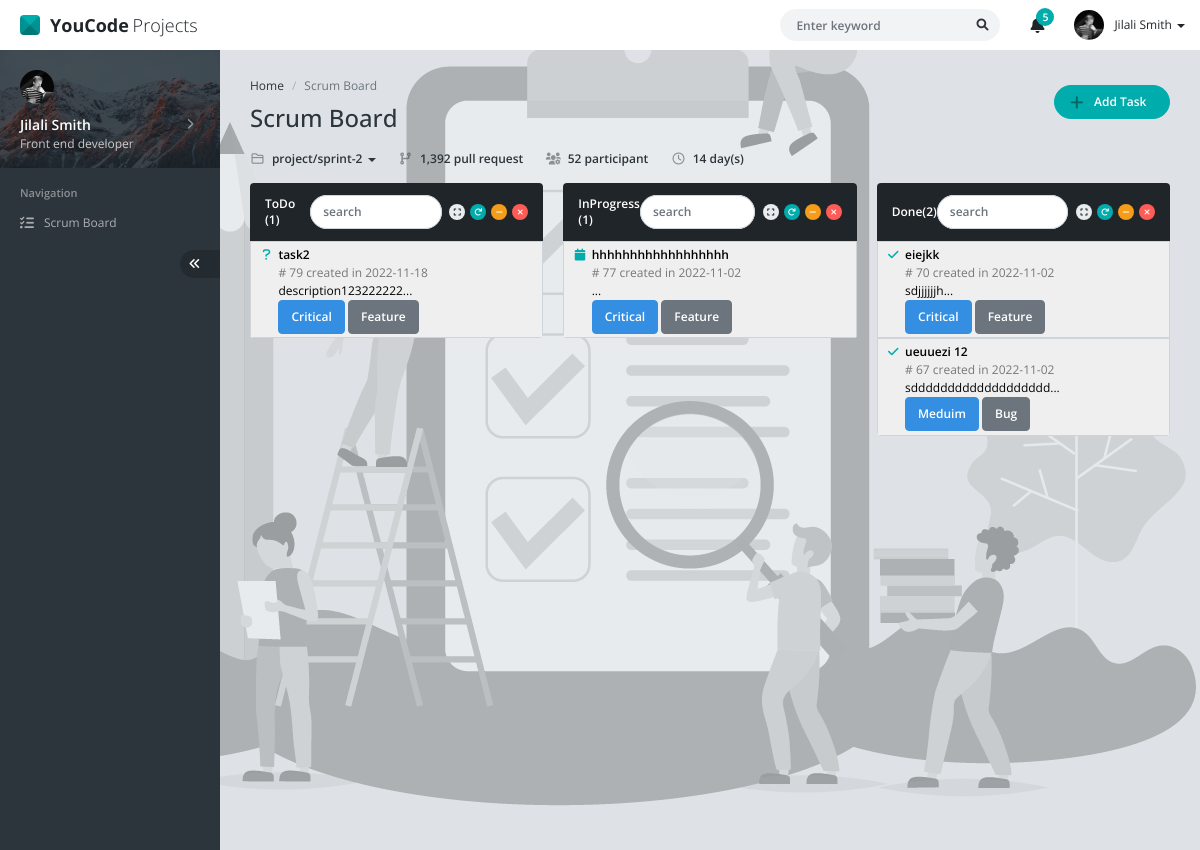
The page / on the database its author committed.
### tables this page shows
CREATE TABLE `statues` (
  `id` int(11) NOT NULL,
  `name` varchar(255) NOT NULL
);

CREATE TABLE `tasks` (
  `id` int(11) NOT NULL,
  `title` varchar(225) NOT NULL,
  `task_datetime` date NOT NULL,
  `description` text NOT NULL,
  `type_id` int(11) NOT NULL,
  `priority_id` int(11) NOT NULL,
  `status_id` int(11) NOT NULL
);

CREATE TABLE `priorities` (
  `id` int(11) NOT NULL,
  `name` varchar(255) NOT NULL
);

CREATE TABLE `types` (
  `id` int(11) NOT NULL,
  `name` varchar(255) NOT NULL
);

### scripts.php (the view, shortened to what this page needs)
<?php
    function getTasks($status,$size,$page)
    {
          include('database.php');
        $debut= ($page-1)*$size ;
$requettasks = " SELECT tasks.id,tasks.title,tasks.task_datetime,tasks.description,tasks.status_id,tasks.priority_id,types.name as 'type' ,priorities.name as 'priority',statues.name as'status' FROM tasks,types,priorities,statues where (status_id=$status and tasks.type_id=types.id and tasks.priority_id=priorities.id and tasks.status_id=statues.id )ORDER BY id desc limit $debut,$size ";
$tasksRequet = mysqli_query($connexion, $requettasks);
        while ($tasks = mysqli_fetch_assoc($tasksRequet)) {
           if($tasks['status_id']==1) {($typeIcon='fa-question ' );}
            else if ($tasks['status_id']==2) {($typeIcon='fa-calendar');}
             else if($tasks['status_id']==3){( $typeIcon='fa-check');}
            ?>
            <button data-bs-toggle="modal" data-bs-target="#modal-task" onclick="edit(<?php echo $tasks['id']?>)" id="<?php echo $tasks['id']?>"   class="d-flex button aligns-items-center w-100 border p-1 ">
                <div class=" col-md-1 ">
                    <i class="fa  <?php echo $typeIcon.' '.'text-success'?>"></i>
                </div>
                <div class=" col-md-8 text-start">
                    <div class=" fw-bold"><?php echo $tasks['title'];?></div>
                    <div class=" ">
                        <div class=" text-black-50"># <span><?php echo $tasks['id'];?></span> created in <span><?php echo $tasks['task_datetime'] ;?></span></div>
                        <div class=" " title="<?php echo $tasks['description']; ?>"><?php echo substr($tasks['description'], 0, 20) . '...' ?></div>
                    </div>
                    <div class=" ">
                        <span class=" col-md-auto btn btn-primary rounded-bottom rounded-top "><?php echo $tasks['priority']; ?></span>
                        <span class="col-md-auto btn btn-gray"><?php echo $tasks['type'] ;?></span>
                    </div>
                </div>
            </button>
    <?php } ?>
    <?php
    }

### index.php (shortened to what this page needs)
<?php
include('scripts.php');
?>
<!DOCTYPE html>
<html lang="en">
<head>
	<link href="assets/css/vendor.min.css" rel="stylesheet" />
	<link href="assets/css/default/app.min.css" rel="stylesheet" />
	<link href="assets/css/scrum.css" rel="stylesheet" />
</head>
<body>
	<div id="app" class="app app-header-fixed app-sidebar-fixed">
		<div id="header" class="app-header">
			<div class="navbar-header">
				<a href="index.html" class="navbar-brand"><span class="navbar-logo"></span> <b class="me-1">YouCode</b> Projects</a>
			</div>
			<div class="navbar-nav">
				<div class="navbar-item navbar-form">
					<form action="searchTask.php" method="POST" name="">
						<div class="form-group">
							<input type="text" class="form-control" placeholder="Enter keyword" id="" name=""/>
							<button  name="search" type="submit" class="btn btn-search"><i class="fa fa-search"></i></button>
						</div>
					</form>
				</div>
				<div class="navbar-item dropdown">
					<a href="#" data-bs-toggle="dropdown" class="navbar-link dropdown-toggle icon">
						<i class="fa fa-bell"></i>
						<span class="badge">5</span>
					</a>
				</div>
				<div class="navbar-item navbar-user dropdown">
					<a href="#" class="navbar-link dropdown-toggle d-flex align-items-center" data-bs-toggle="dropdown">
						<img src="assets/img/user/user-13.jpg" alt="" />
						<span>
							<span class="d-none d-md-inline">Jilali Smith</span>
							<b class="caret"></b>
						</span>
					</a>
				</div>
			</div>
		</div>
		<div id="sidebar" class="app-sidebar">
			<div class="app-sidebar-content" data-scrollbar="true" data-height="100%">
				<div class="menu">
					<div class="menu-profile">
						<a href="javascript:;" class="menu-profile-link" data-toggle="app-sidebar-profile" data-target="#appSidebarProfileMenu">
							<div class="menu-profile-cover with-shadow"></div>
							<div class="menu-profile-image">
								<img src="assets/img/user/user-13.jpg" alt="" />
							</div>
							<div class="menu-profile-info">
								<div class="d-flex align-items-center">
									<div class="flex-grow-1">
										Jilali Smith
									</div>
									<div class="menu-caret ms-auto"></div>
								</div>
								<small>Front end developer</small>
							</div>
						</a>
					</div>
					<div class="menu-header">Navigation</div>
					<div class="menu-item">
						<a href="index.html" class="menu-link">
							<div class="menu-icon">
								<i class="fa fa-list-check"></i>
							</div>
							<div class="menu-text">Scrum Board</div>
						</a>
					</div>
					<div class="menu-item d-flex">
						<a href="javascript:;" class="app-sidebar-minify-btn ms-auto" data-toggle="app-sidebar-minify"><i class="fa fa-angle-double-left"></i></a>
					</div>
				</div>
			</div>
		</div>
		<div id="content" class="app-content" style="min-height: 100vh; background: url(assets/img/cover/cover-scrum-board.png) no-repeat fixed; background-size1: 360px; background-position: right bottom;">
			<div class="d-flex align-items-center mb-3">
				<div>
					<ol class="breadcrumb">
						<li class="breadcrumb-item"><a href="javascript:;">Home</a></li>
						<li class="breadcrumb-item active">Scrum Board </li>
					</ol>
					<h1 class="page-header mb-0">
						Scrum Board
					</h1>
				</div>
				<div class="ms-auto">
					<a id="addTaskBtn" href="#modal-task" data-bs-toggle="modal" class="btn btn-success btn-rounded px-4 rounded-pill"><i class="fa fa-plus fa-lg me-2 ms-n2 text-success-900"></i> Add Task</a>
				</div>
			</div>
			<div class="mb-3 d-md-flex fw-bold">
				<div class="dropdown-toggle">
					<a href="#" data-bs-toggle="dropdown" class="text-decoration-none text-dark"><i class="far fa-folder fa-fw text-dark text-opacity-50 me-1"></i> project/sprint-2 <b class="caret"></b></a>
				</div>
				<div class="ms-md-4 mt-md-0 mt-2"><i class="fa fa-code-branch fa-fw me-1 text-dark text-opacity-50"></i> 1,392 pull request</div>
				<div class="ms-md-4 mt-md-0 mt-2"><i class="fa fa-users-cog fa-fw me-1 text-dark text-opacity-50"></i> 52 participant</div>
				<div class="ms-md-4 mt-md-0 mt-2"><i class="far fa-clock fa-fw me-1 text-dark text-opacity-50"></i> 14 day(s)</div>
			</div>
			<div class="row">
				<div class="col-xl-4 col-lg-6 ">
					<div class="panel panel-inverse">
						<div class="panel-heading ">
							<?php
							include('database.php');
							$size=isset($_GET['size'] ) ? $_GET['size']: 4;
                            $page=isset($_GET['page'] ) ? $_GET['page']: 1;
                                 $todo = "SELECT count(tasks.id) as 'id',statues.id as 'id_statu' ,statues.name as 'status' FROM tasks,statues  WHERE (tasks.status_id=statues.id and status_id=1 ) ";
								 $resultTodo = mysqli_query($connexion, $todo);
								 $todo = mysqli_fetch_assoc($resultTodo);
								 $nbrOfTodo= $todo['id'];
							?>
							<h4 class="panel-title"><?php echo $todo['status'] ;?> (<span id="to-do-tasks-count"><?php echo  $nbrOfTodo;?></span>)</h4>
							<?php if( $nbrOfTodo>0){ ?>
							<div class="d-flex  w-20 form-group bg-white rounded-pill w-50 me-2 ">
							<input type="text" class="search form-control rounded-pill " placeholder="search" id="inputSearch" name="inputSearch" autocomplete="none"/>
							</div>
							<?php } ?>
							<div class="panel-heading-btn">
								<a href="javascript:;" class="btn btn-xs btn-icon btn-default" data-toggle="panel-expand"><i class="fa fa-expand"></i></a>
								<a href="javascript:;" class="btn btn-xs btn-icon btn-success" data-toggle="panel-reload"><i class="fa fa-redo"></i></a>
								<a href="javascript:;" class="btn btn-xs btn-icon btn-warning" data-toggle="panel-collapse"><i class="fa fa-minus"></i></a>
								<a href="javascript:;" class="btn btn-xs btn-icon btn-danger" data-toggle="panel-remove"><i class="fa fa-times"></i></a>
							</div>
						</div>
						<div class="list-group list-group-flush rounded-bottom overflow-hidden panel-body p-0 " id="to-do-tasks">
							<?php
							getTasks($todo['id_statu'],$size,$page);
							?>
						</div>
					</div>
				</div>
				<div class="col-xl-4 col-lg-6">
					<div class="panel panel-inverse">
						<div class="panel-heading">
						<?php
							include('database.php');
							$size1=isset($_GET['size1'] ) ?$_GET['size1']: 4;
                            $page1=isset($_GET['page1'] ) ?$_GET['page1']: 1;
                                 $inProg = "SELECT count(tasks.id)as 'id',statues.id as 'id_statu' ,statues.name as 'status' FROM tasks,statues  WHERE (tasks.status_id=statues.id and status_id=2)";
								 $resultInprog = mysqli_query($connexion,  $inProg);
								 $inProgr = mysqli_fetch_assoc($resultInprog);
							?>
							<h4 class="panel-title"><?php echo $inProgr['status'] ;?>  (<span id="in-progress-tasks-count"><?php echo $inProgr['id']; ?></span>)</h4>
							<div class="d-flex  w-20 form-group bg-white rounded-pill w-50 me-2 ">
							<input type="text" class=" search form-control rounded-pill " placeholder="search" id="inputSearch1" name="inputSearch1"/>
							</div>
							<div class="panel-heading-btn">
								<a href="javascript:;" class="btn btn-xs btn-icon btn-default" data-toggle="panel-expand"><i class="fa fa-expand"></i></a>
								<a href="javascript:;" class="btn btn-xs btn-icon btn-success" data-toggle="panel-reload"><i class="fa fa-redo"></i></a>
								<a href="javascript:;" class="btn btn-xs btn-icon btn-warning" data-toggle="panel-collapse"><i class="fa fa-minus"></i></a>
								<a href="javascript:;" class="btn btn-xs btn-icon btn-danger" data-toggle="panel-remove"><i class="fa fa-times"></i></a>
							</div>
						</div>
						<div class="list-group list-group-flush rounded-bottom overflow-hidden panel-body p-0" id="in-progress-tasks">
							<?php
							getTasks($inProgr['id_statu'],$size1,$page1);
							?>
						</div>
					</div>
				</div>
				<div class="col-xl-4 col-lg-6">
					<div class="panel panel-inverse">
						<div class="panel-heading">
						<?php
							include('database.php');
							$size2=isset($_GET['size2'] ) ?$_GET['size2']: 4;
                            $page2=isset($_GET['page2'] ) ?$_GET['page2']: 1;
							$done = "SELECT count(tasks.id) as 'id',statues.id as 'id_statu' ,statues.name as 'status' FROM tasks,statues WHERE (tasks.status_id=statues.id and status_id=3 )";
							$resultDone = mysqli_query($connexion, $done);
							$done = mysqli_fetch_assoc($resultDone);
							?>
							<h4 class="panel-title"><?php echo $done['status'] ;?>(<span id="done-tasks-count"><?php echo $done['id'];?></span>)</h4>
							<div class="d-flex  w-20 form-group bg-white rounded-pill w-50 me-2 ">
							<input type="text" class="search form-control rounded-pill " placeholder="search" id="inputSearch" name="inputSearch" autocomplete="none"/>
							</div>
							<div class="panel-heading-btn">
								<a href="javascript:;" class="btn btn-xs btn-icon btn-default" data-toggle="panel-expand"><i class="fa fa-expand"></i></a>
								<a href="javascript:;" class="btn btn-xs btn-icon btn-success" data-toggle="panel-reload"><i class="fa fa-redo"></i></a>
								<a href="javascript:;" class="btn btn-xs btn-icon btn-warning" data-toggle="panel-collapse"><i class="fa fa-minus"></i></a>
								<a href="javascript:;" class="btn btn-xs btn-icon btn-danger" data-toggle="panel-remove"><i class="fa fa-times"></i></a>
							</div>
						</div>
						<div class="list-group list-group-flush rounded-bottom overflow-hidden panel-body p-0" id="done-tasks">
							<?php
							getTasks($done['id_statu'],$size2,$page2);
							?>
						</div>
					</div>
				</div>
			</div>
		</div>
	</div>
</body>
</html>

### rows shown on the page
statues: name "ToDo"
tasks: title "task2", id "79", task_datetime "2022-11-18", description "description123222222", priority.name "Critical", type.name "Feature"
statues: name "InProgress"
tasks: title "hhhhhhhhhhhhhhhhhh", id "77", task_datetime "2022-11-02", priority.name "Critical", type.name "Feature"
statues: name "Done"
tasks: title "eiejkk", id "70", task_datetime "2022-11-02", description "sdjjjjjjh", priority.name "Critical", type.name "Feature"
tasks: title "ueuuezi 12", id "67", task_datetime "2022-11-02", description "sddddddddddddddddddd", priority.name "Meduim", type.name "Bug"

### other values the page prints
$nbrOfTodo "1"
$inProgr['id'] "1"
$done['id'] "2"
